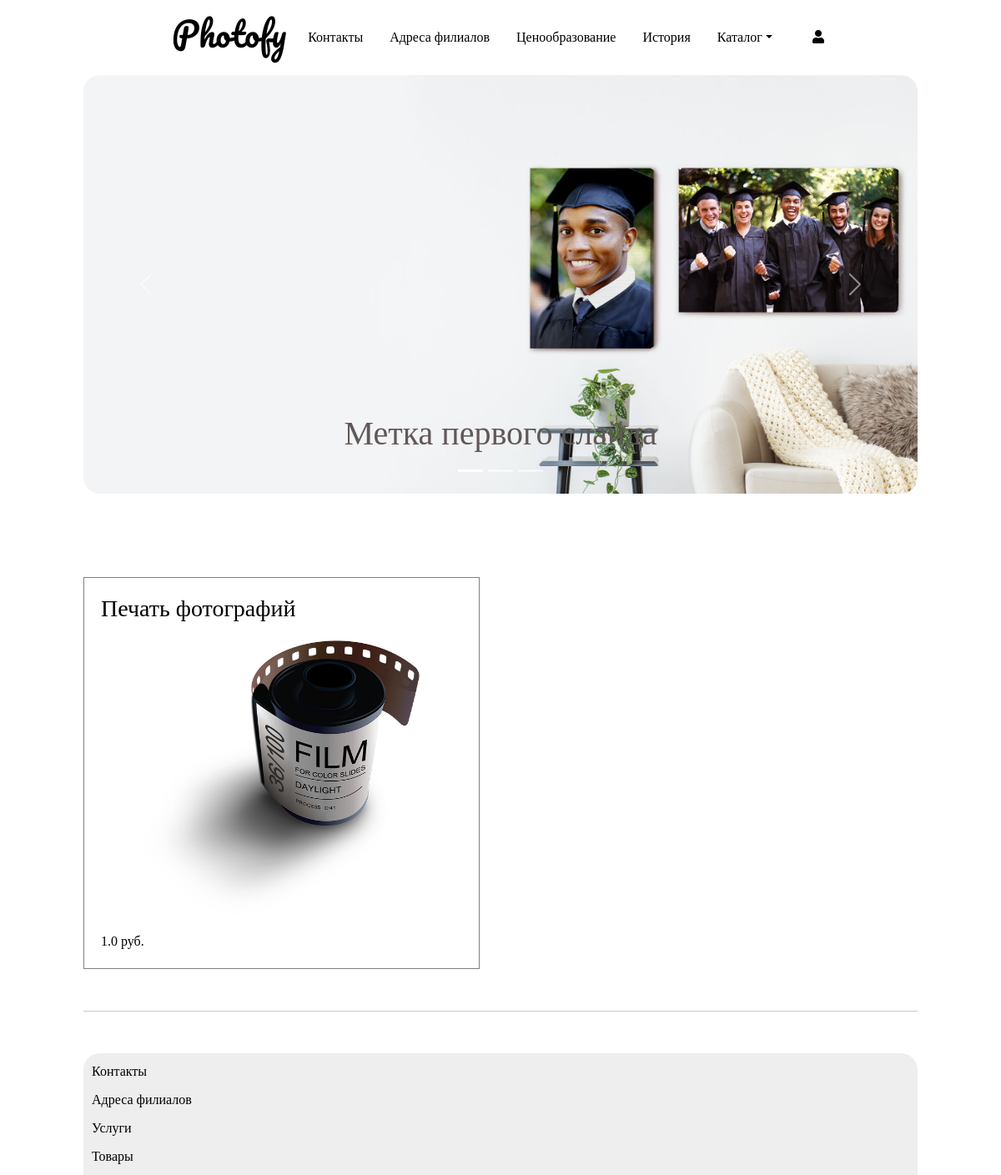
The page /home/services_by_category/ on the database as committed earlier.
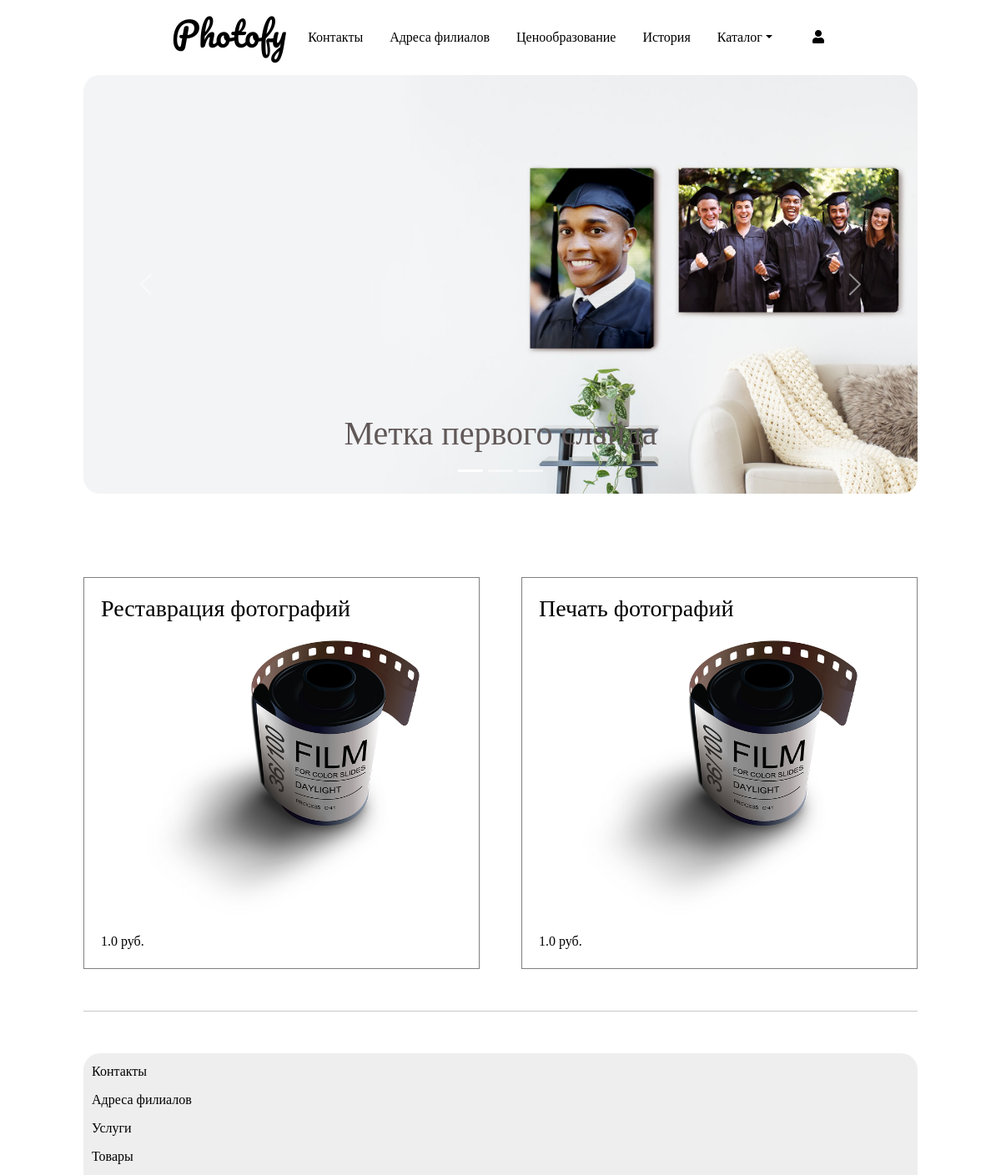
The same page on the database as committed later.
### module1/models.py (models this page shows, shortened)
class Services(models.Model):
    title = models.CharField(verbose_name=_("title"), help_text=_("Required"), max_length=255)
    CHOICES = [
        ('good', 'Goods'),
        ('service', 'Services'),
    ]
    category = models.CharField(max_length=32, choices=CHOICES, default='good')
    description = models.TextField(verbose_name=_("Описание"), help_text=_("Not required"), blank=True)
    image = models.ImageField(verbose_name='image', help_text=_("Upload a product image"), default="photos/photo-roll.png", upload_to="photos/")
    regular_price = models.FloatField(verbose_name=_("Regular price"), help_text=_("Максимально 10 цифр"))
    created_at = models.DateTimeField(_("Created at"), auto_now_add=True, editable=False)
    updated_at = models.DateTimeField(_("Updated at"), auto_now_add=True)
    available = models.IntegerField(blank=True, null=True)
    class Meta:
        ordering = ('-created_at',)
        verbose_name = 'Сервис'
        verbose_name_plural = 'Сервисы'

### module1/views.py (the view)
# urls.py: path('services_by_category/', Services_by_category, name="services-by-category"),
def Services_by_category(request):
    services = Services.objects.filter(category='service')
    context = {"services": services}
    return render(request, 'services_by_category.html', context)

### templates/services_by_category.html (shortened to what this page needs)
{% extends "base.html" %}
{% load static %}
{% block content %}
    <div class="mycontainer1">
      <div id="carouselExampleCaptions" class="carousel slide" data-bs-ride="carousel">
        <div class="carousel-indicators">
          <button type="button" data-bs-target="#carouselExampleCaptions" data-bs-slide-to="0" class="active" aria-current="true" aria-label="Slide 1"></button>
          <button type="button" data-bs-target="#carouselExampleCaptions" data-bs-slide-to="1" aria-label="Slide 2"></button>
          <button type="button" data-bs-target="#carouselExampleCaptions" data-bs-slide-to="2" aria-label="Slide 3"></button>
        </div>
        <div class="carousel-inner mycarousel">
          <div class="carousel-item active">
            <img src="{% static 'photos/new-banner1.jpg'%}" class="d-block w-100" alt="...">
            <div class="carousel-caption d-none d-md-block">
              <h1>Метка первого слайда</h1>
            </div>
          </div>
        </div>
        <button class="carousel-control-prev" type="button" data-bs-target="#carouselExampleCaptions"  data-bs-slide="prev">
          <span class="carousel-control-prev-icon" aria-hidden="true"></span>
        </button>
        <button class="carousel-control-next" type="button" data-bs-target="#carouselExampleCaptions"  data-bs-slide="next">
          <span class="carousel-control-next-icon" aria-hidden="true"></span>
        </button>
      </div>
    </div>
    <section class="products-section">
      {% for item in services %}
      <div class="products-section-item">
        <a href="{% url 'module1:detail' item.id %}">
          <h3 class='products-item-title'>{{ item.title }}</h3>
          <img src="{{ item.image.url }}" alt="" width='330' height='330'>
          <p>{{ item.regular_price }} руб.</p>
        </a>
      </div>
      {% endfor %}
    </section>
{% endblock content %}

Rows that differ between the two databases and show on the page:
added Services: title "Реставрация фотографий", image (picture), regular_price "1.0"
